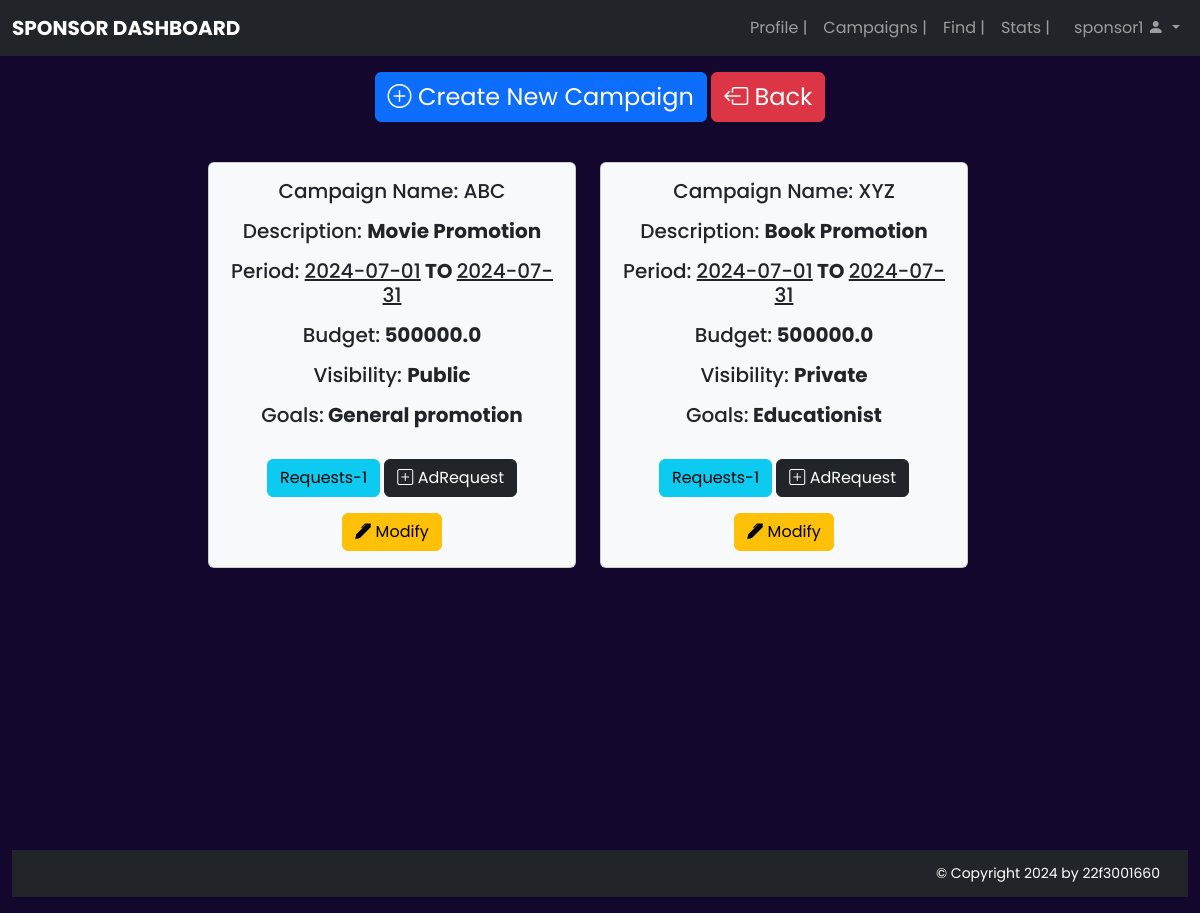
/sponsor/campaigns (signed in), run on the app's committed database.
### models/models.py (models this page shows)
class Campaign(db.Model):
  __tablename__ = 'campaigns'
  campaign_id = db.Column(db.Integer, autoincrement=True, primary_key=True)
  name = db.Column(db.String(200), nullable=False, unique=True)
  description = db.Column(db.String(500), nullable=False)
  start_date = db.Column(db.String(100), nullable=False)
  end_date = db.Column(db.String(100), nullable=False)
  budget = db.Column(db.Double, nullable=False)
  visibility = db.Column(db.String(100), nullable=False)
  goals = db.Column(db.String(500), nullable=False)
  timestamp = db.Column(db.DateTime, default=datetime.now(timezone.utc))
  status = db.Column(db.String(200), nullable=False) # Flagged or Unflagged
  validity = db.Column(db.String(200), nullable=False) #Active or Expired
  sponsor_id = db.Column(db.String(200), db.ForeignKey('sponsors.sponsor_id'))
  adrequests = db.relationship('AdRequest', backref='campaigns', lazy=True)
  add_campaign = db.relationship('AdRequest', cascade='all, delete-orphan', lazy=True)

### controllers/sponsor.py (the view)
@app.route('/sponsor/campaigns', methods=['GET', 'POST'])
@auth_required
def manageCampaigns():
    sponsor_id = session['user_id']
    campaigns = Campaign.query.filter_by(sponsor_id=sponsor_id).all()
    return render_template('/sponsor/campaigns.html', campaigns=campaigns)

### controllers/sponsor.py (called while the page is built)
def auth_required(func):
    @wraps(func)
    def check_auth(*args, **kwargs):
        if not session.get('loggedin') or session['usertype'] != 'sponsor':
            flash('You need to login first')
            return redirect(url_for('loginSponsor'))
        return func(*args, **kwargs)
    return check_auth

### templates/sponsor/campaigns.html (shortened to what this page needs)
{% extends '/dashboards/basesponsor.html'%}
{% block content %}
<div class="row">
  <div class="col text-center">
    <a class="btn btn-primary fs-4" href="/sponsor/campaigns/create">
      <i class="bi bi-plus-circle"></i> Create New Campaign</a>
     <a class="btn btn-danger fs-4" href="/dashboard/sponsor"><i class="bi bi-box-arrow-left"></i> Back</a><br><br>
</div>
{% if campaigns %}
      <div class="row row-col-3 justify-content-center mt-3 bg_80"><br>
      {% for campaign in campaigns %}
        <div class="col-md-4">
        <div class="card bg-light">
          <div class="card-body">
              <div class="text-center">
                  <h5>Campaign Name: {{campaign.name}}</h5>
                  <p><h5>Description: <strong>{{campaign.description}}</strong></h5></p>
                  <p><h5>Period: <u>{{campaign.start_date}}</u><strong> TO </strong><u>{{campaign.end_date}}</u></h5></p>
                  <p><h5>Budget:<strong> {{campaign.budget}}</strong></h5></p>
                  <p><h5>Visibility: <strong>{{campaign.visibility}}</strong></h5></p>
                  <p><h5>Goals:<strong> {{campaign.goals}}</strong></h5></p>
                <a class="btn btn-info mt-3" href="/sponsor/adrequests/view/{{campaign.campaign_id}}"">Requests-{{campaign.adrequests|length}}</a>
                <a class="btn btn-dark mt-3" href="/sponsor/adrequests/create/{{campaign.campaign_id}}"><i class="bi bi-plus-square"></i> AdRequest</a>
                <a class="btn btn-warning mt-3" href="/sponsor/campaigns/modify/{{campaign.campaign_id}}"><i class="bi bi-pen-fill"></i> Modify</a>
              </div>
            </div>
        </div>
      </div>
         {% endfor %}
        </div>
{% else %}
        <h3 class="text-center bg_80" style="color: #ffffff;">No Campaign yet Click to Create</h3>
{% endif %}
{% endblock %}

### static/css/style.css (style rules this page uses)
body { font-family: "Poppins", sans-serif; background-color: #13072e; }
.bg_80 { min-height: 80vh; }

### data on the page
Campaign: name "ABC", description "Movie Promotion", start_date "2024-07-01", end_date "2024-07-31", budget "500000.0", visibility "Public", goals "General promotion", adrequests|length "1"
Campaign: name "XYZ", description "Book Promotion", start_date "2024-07-01", end_date "2024-07-31", budget "500000.0", visibility "Private", goals "Educationist", adrequests|length "1"

### other printed values
{{ session['user_id'] }} "sponsor1"
